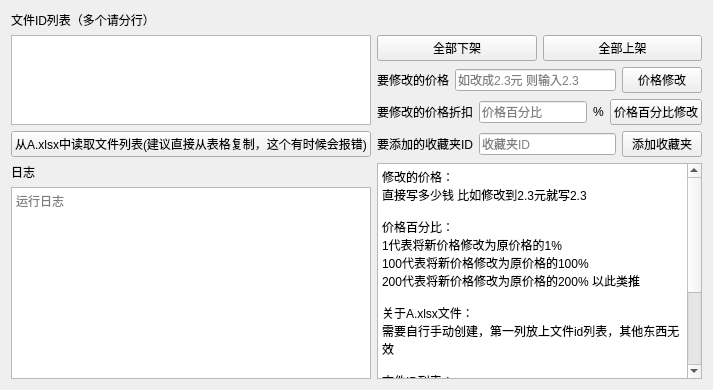
     <widget class="QWidget" name="tab">
      <attribute name="title">
       <string>批量操作页</string>
      </attribute>
      <layout class="QGridLayout" name="gridLayout_7">
       <item row="0" column="0">
        <widget class="QLabel" name="label_29">
         <property name="text">
          <string>文件ID列表（多个请分行）</string>
         </property>
        </widget>
       </item>
       <item row="1" column="0" rowspan="4">
        <layout class="QVBoxLayout" name="verticalLayout_8">
         <item>
          <widget class="QPlainTextEdit" name="file_list">
           <property name="documentTitle">
            <string comment="此处填写文件ID，多个ID用空格分开" extracomment="此处填写文件ID，多个ID用空格分开"/>
           </property>
           <property name="plainText">
            <string comment="此处填写文件ID，多个ID用空格分开" extracomment="此处填写文件ID，多个ID用空格分开"/>
           </property>
           <property name="placeholderText">
            <string>此处填写文件ID，多个ID用空格分开</string>
           </property>
          </widget>
         </item>
         <item>
          <widget class="QPushButton" name="file_list_read_btn">
           <property name="text">
            <string>从A.xlsx中读取文件列表(建议直接从表格复制，这个有时候会报错)</string>
           </property>
          </widget>
         </item>
        </layout>
       </item>
       <item row="1" column="1">
        <layout class="QHBoxLayout" name="horizontalLayout_15">
         <item>
          <widget class="QPushButton" name="file_off_btn">
           <property name="text">
            <string>全部下架</string>
           </property>
          </widget>
         </item>
         <item>
          <widget class="QPushButton" name="file_on_btn">
           <property name="text">
            <string>全部上架</string>
           </property>
          </widget>
         </item>
        </layout>
       </item>
       <item row="2" column="1">
        <layout class="QHBoxLayout" name="horizontalLayout_14">
         <item>
          <widget class="QLabel" name="label_30">
           <property name="text">
            <string>要修改的价格</string>
           </property>
          </widget>
         </item>
         <item>
          <widget class="QLineEdit" name="money_edit">
           <property name="placeholderText">
            <string>如改成2.3元 则输入2.3</string>
           </property>
          </widget>
         </item>
         <item>
          <widget class="QPushButton" name="file_money_change_btn">
           <property name="text">
            <string>价格修改</string>
           </property>
          </widget>
         </item>
        </layout>
       </item>
       <item row="3" column="1">
        <layout class="QHBoxLayout" name="horizontalLayout_13">
         <item>
          <widget class="QLabel" name="label_33">
           <property name="text">
            <string>要修改的价格折扣</string>
           </property>
          </widget>
         </item>
         <item>
          <widget class="QLineEdit" name="money_percent_edit">
           <property name="text">
            <string/>
           </property>
           <property name="placeholderText">
            <string>价格百分比</string>
           </property>
          </widget>
         </item>
         <item>
          <widget class="QLabel" name="label_35">
           <property name="text">
            <string>%</string>
           </property>
          </widget>
         </item>
         <item>
          <widget class="QPushButton" name="file_money_precent_change_btn">
           <property name="text">
            <string>价格百分比修改</string>
           </property>
          </widget>
         </item>
        </layout>
       </item>
       <item row="4" column="1">
        <layout class="QHBoxLayout" name="horizontalLayout_16">
         <item>
          <widget class="QLabel" name="label_36">
           <property name="text">
            <string>要添加的收藏夹ID</string>
           </property>
          </widget>
         </item>
         <item>
          <widget class="QLineEdit" name="collection_id_edit">
           <property name="text">
            <string/>
           </property>
           <property name="placeholderText">
            <string>收藏夹ID</string>
           </property>
          </widget>
         </item>
         <item>
          <widget class="QPushButton" name="file_add_collection_btn">
           <property name="text">
            <string>添加收藏夹</string>
           </property>
          </widget>
         </item>
        </layout>
       </item>
       <item row="5" column="0">
        <layout class="QVBoxLayout" name="verticalLayout_2">
         <item>
          <widget class="QLabel" name="label_28">
           <property name="text">
            <string>日志</string>
           </property>
          </widget>
         </item>
         <item>
          <widget class="QTextBrowser" name="file_batch_info">
           <property name="markdown">
            <string/>
           </property>
           <property name="html">
            <string>&lt;!DOCTYPE HTML PUBLIC &quot;-//W3C//DTD HTML 4.0//EN&quot; &quot;http://www.w3.org/TR/REC-html40/strict.dtd&quot;&gt;
&lt;html&gt;&lt;head&gt;&lt;meta name=&quot;qrichtext&quot; content=&quot;1&quot; /&gt;&lt;style type=&quot;text/css&quot;&gt;
p, li { white-space: pre-wrap; }
&lt;/style&gt;&lt;/head&gt;&lt;body style=&quot; font-family:'SimSun'; font-size:9pt; font-weight:400; font-style:normal;&quot;&gt;
&lt;p style=&quot;-qt-paragraph-type:empty; margin-top:0px; margin-bottom:0px; margin-left:0px; margin-right:0px; -qt-block-indent:0; text-indent:0px;&quot;&gt;&lt;br /&gt;&lt;/p&gt;&lt;/body&gt;&lt;/html&gt;</string>
           </property>
           <property name="placeholderText">
            <string>运行日志</string>
           </property>
          </widget>
         </item>
        </layout>
       </item>
       <item row="5" column="1">
        <widget class="QTextBrowser" name="textBrowser_4">
         <property name="html">
          <string>&lt;!DOCTYPE HTML PUBLIC &quot;-//W3C//DTD HTML 4.0//EN&quot; &quot;http://www.w3.org/TR/REC-html40/strict.dtd&quot;&gt;
&lt;html&gt;&lt;head&gt;&lt;meta name=&quot;qrichtext&quot; content=&quot;1&quot; /&gt;&lt;style type=&quot;text/css&quot;&gt;
p, li { white-space: pre-wrap; }
&lt;/style&gt;&lt;/head&gt;&lt;body style=&quot; font-family:'SimSun'; font-size:9pt; font-weight:400; font-style:normal;&quot;&gt;
&lt;p style=&quot; margin-top:0px; margin-bottom:0px; margin-left:0px; margin-right:0px; -qt-block-indent:0; text-indent:0px;&quot;&gt;修改的价格：&lt;/p&gt;
&lt;p style=&quot; margin-top:0px; margin-bottom:0px; margin-left:0px; margin-right:0px; -qt-block-indent:0; text-indent:0px;&quot;&gt;直接写多少钱 比如修改到2.3元就写2.3&lt;/p&gt;
&lt;p style=&quot;-qt-paragraph-type:empty; margin-top:0px; margin-bottom:0px; margin-left:0px; margin-right:0px; -qt-block-indent:0; text-indent:0px;&quot;&gt;&lt;br /&gt;&lt;/p&gt;
&lt;p style=&quot; margin-top:0px; margin-bottom:0px; margin-left:0px; margin-right:0px; -qt-block-indent:0; text-indent:0px;&quot;&gt;价格百分比：&lt;/p&gt;
&lt;p style=&quot; margin-top:0px; margin-bottom:0px; margin-left:0px; margin-right:0px; -qt-block-indent:0; text-indent:0px;&quot;&gt;1代表将新价格修改为原价格的1%&lt;/p&gt;
&lt;p style=&quot; margin-top:0px; margin-bottom:0px; margin-left:0px; margin-right:0px; -qt-block-indent:0; text-indent:0px;&quot;&gt;100代表将新价格修改为原价格的100%&lt;/p&gt;
&lt;p style=&quot; margin-top:0px; margin-bottom:0px; margin-left:0px; margin-right:0px; -qt-block-indent:0; text-indent:0px;&quot;&gt;200代表将新价格修改为原价格的200% 以此类推&lt;/p&gt;
&lt;p style=&quot;-qt-paragraph-type:empty; margin-top:0px; margin-bottom:0px; margin-left:0px; margin-right:0px; -qt-block-indent:0; text-indent:0px;&quot;&gt;&lt;br /&gt;&lt;/p&gt;
&lt;p style=&quot; margin-top:0px; margin-bottom:0px; margin-left:0px; margin-right:0px; -qt-block-indent:0; text-indent:0px;&quot;&gt;关于A.xlsx文件：&lt;/p&gt;
&lt;p style=&quot; margin-top:0px; margin-bottom:0px; margin-left:0px; margin-right:0px; -qt-block-indent:0; text-indent:0px;&quot;&gt;需要自行手动创建，第一列放上文件id列表，其他东西无效&lt;/p&gt;
&lt;p style=&quot;-qt-paragraph-type:empty; margin-top:0px; margin-bottom:0px; margin-left:0px; margin-right:0px; -qt-block-indent:0; text-indent:0px;&quot;&gt;&lt;br /&gt;&lt;/p&gt;
&lt;p style=&quot; margin-top:0px; margin-bottom:0px; margin-left:0px; margin-right:0px; -qt-block-indent:0; text-indent:0px;&quot;&gt;文件ID列表：&lt;/p&gt;
&lt;p style=&quot; margin-top:0px; margin-bottom:0px; margin-left:0px; margin-right:0px; -qt-block-indent:0; text-indent:0px;&quot;&gt;输入文件ID，如有多个请分行（表格的id直接复制过来就是分行的）&lt;/p&gt;
&lt;p style=&quot;-qt-paragraph-type:empty; margin-top:0px; margin-bottom:0px; margin-left:0px; margin-right:0px; -qt-block-indent:0; text-indent:0px;&quot;&gt;&lt;br /&gt;&lt;/p&gt;
&lt;p style=&quot; margin-top:0px; margin-bottom:0px; margin-left:0px; margin-right:0px; -qt-block-indent:0; text-indent:0px;&quot;&gt;收藏夹ID：&lt;/p&gt;
&lt;p style=&quot; margin-top:0px; margin-bottom:0px; margin-left:0px; margin-right:0px; -qt-block-indent:0; text-indent:0px;&quot;&gt;点击我的收藏 点击要添加的收藏夹 进入后网址末尾是收藏夹ID 如下则为130&lt;/p&gt;
&lt;p style=&quot; margin-top:0px; margin-bottom:0px; margin-left:0px; margin-right:0px; -qt-block-indent:0; text-indent:0px;&quot;&gt;&lt;a href=&quot;https://www.jdmm.top/web/collection/130&quot;&gt;&lt;span style=&quot; text-decoration: underline; color:#0000ff;&quot;&gt;https://www.jdmm.top/web/collection/130&lt;/span&gt;&lt;/a&gt;&lt;/p&gt;&lt;/body&gt;&lt;/html&gt;</string>
         </property>
        </widget>
       </item>
      </layout>
     </widget>
